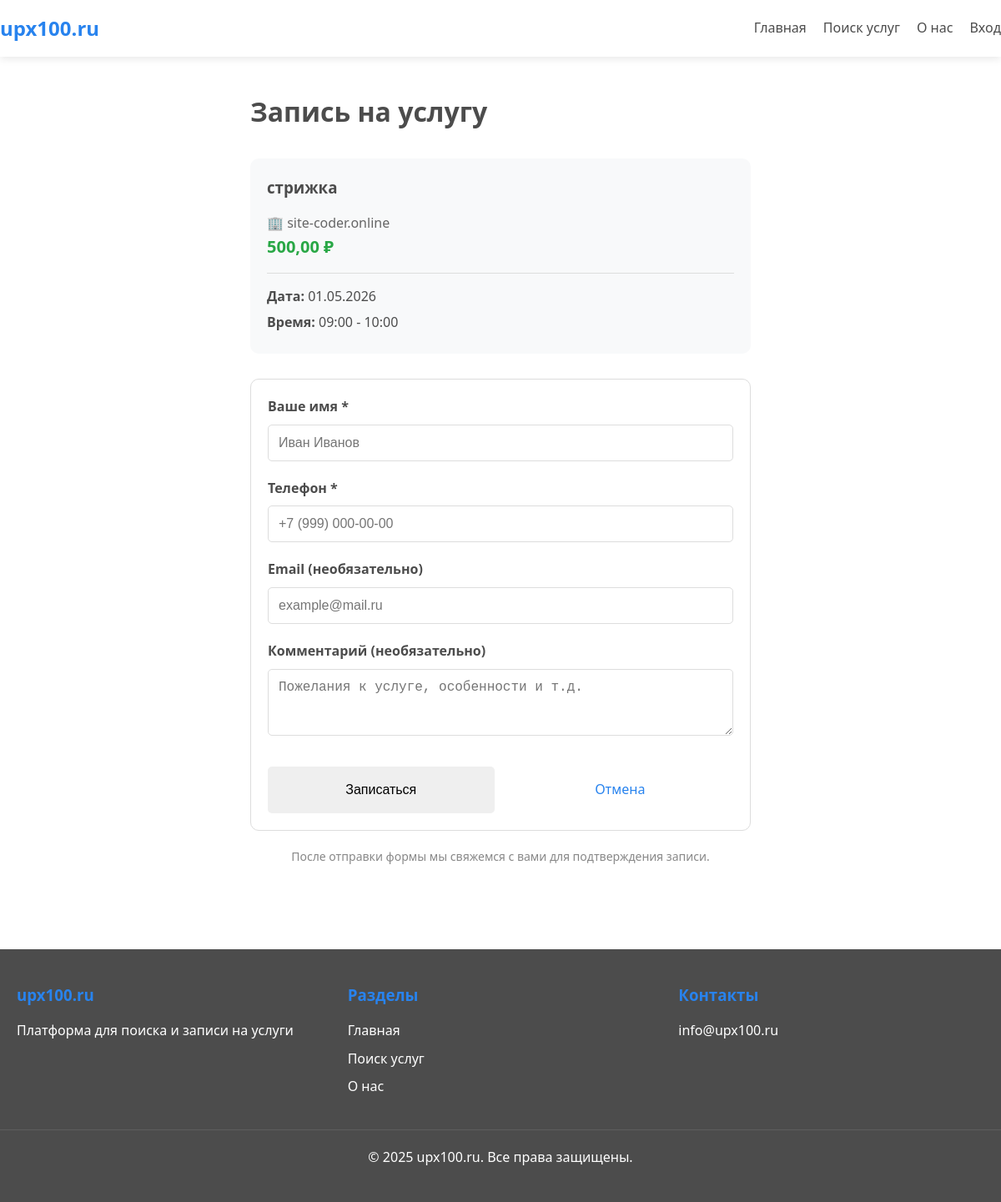
Page /client/service/2/book/?slot_id=421 on the committed database.
### business/models.py (models this page shows, shortened)
class Service(models.Model):
    STATUS_CHOICES = [
        ('draft', 'Черновик'),
        ('active', 'Активна'),
        ('inactive', 'Неактивна (неоплата)'),
        ('pending_payment', 'Ожидает оплаты'),
    ]
    company = models.ForeignKey(Company, on_delete=models.CASCADE, related_name='services', verbose_name="Компания")
    category = models.ForeignKey('companies.Category', on_delete=models.SET_NULL, null=True, blank=True,
                                  related_name='business_services', verbose_name="Категория")
    subcategory = models.ForeignKey('companies.Subcategory', on_delete=models.SET_NULL, null=True, blank=True,
                                  related_name='business_services', verbose_name="Подкатегория")
    employees = models.ManyToManyField(Employee, related_name='services', verbose_name="Сотрудники")
    name = models.CharField(max_length=200, verbose_name="Название услуги")
    description = models.TextField(blank=True, verbose_name="Описание")
    price = models.DecimalField(max_digits=10, decimal_places=2, verbose_name="Цена (руб)")
    duration = models.PositiveIntegerField(help_text="Длительность в минутах", verbose_name="Длительность (мин)", null=True, blank=True)
    photo = models.ImageField(upload_to='service_photos/', blank=True, null=True, verbose_name="Фото услуги")
    status = models.CharField(max_length=20, choices=STATUS_CHOICES, default='draft', verbose_name="Статус")
    created_at = models.DateTimeField(auto_now_add=True)
    updated_at = models.DateTimeField(auto_now=True)
    payment_amount = models.DecimalField(max_digits=10, decimal_places=2, default=0, verbose_name="Сумма оплаты (руб/мес)")
    payment_due_date = models.DateTimeField(null=True, blank=True, verbose_name="Дата окончания оплаты")
    last_payment_date = models.DateTimeField(null=True, blank=True, verbose_name="Дата последней оплаты")
    class Meta:
        verbose_name = "Услуга"
        verbose_name_plural = "Услуги"

class Company(models.Model):
    owner = models.OneToOneField(settings.AUTH_USER_MODEL, on_delete=models.CASCADE, related_name='company')
    name = models.CharField(max_length=200, verbose_name="Название компании")
    description = models.TextField(blank=True, verbose_name="Описание")
    logo = models.ImageField(upload_to='company_logos/', blank=True, null=True, verbose_name="Логотип")
    photo = models.ImageField(upload_to='company_photos/', blank=True, null=True, verbose_name="Фото компании")
    address = models.CharField(max_length=300, verbose_name="Адрес")
    latitude = models.DecimalField(max_digits=9, decimal_places=6, blank=True, null=True, verbose_name="Широта")
    longitude = models.DecimalField(max_digits=9, decimal_places=6, blank=True, null=True, verbose_name="Долгота")
    phone = models.CharField(max_length=20, blank=True, verbose_name="Телефон")
    email = models.EmailField(blank=True, verbose_name="Email")
    is_verified = models.BooleanField(default=False, verbose_name="Проверена модератором")
    created_at = models.DateTimeField(auto_now_add=True)
    updated_at = models.DateTimeField(auto_now=True)
    class Meta:
        verbose_name = "Компания"
        verbose_name_plural = "Компании"

class ServiceTimeSlot(models.Model):
    service = models.ForeignKey(Service, on_delete=models.CASCADE, related_name='time_slots', verbose_name="Услуга")
    employee = models.ForeignKey(Employee, on_delete=models.CASCADE, related_name='time_slots', verbose_name="Сотрудник", null=True)
    date = models.DateField(verbose_name="Дата")
    start_time = models.TimeField(verbose_name="Время начала")
    end_time = models.TimeField(verbose_name="Время окончания")
    is_booked = models.BooleanField(default=False, verbose_name="Забронировано")
    booking = models.ForeignKey('Booking', on_delete=models.SET_NULL, null=True, blank=True,
                                 related_name='time_slots', verbose_name="Бронирование")
    created_at = models.DateTimeField(auto_now_add=True)
    class Meta:
        verbose_name = "Временной слот"
        verbose_name_plural = "Временные слоты"
        unique_together = ['service', 'employee', 'date', 'start_time']
        ordering = ['date', 'start_time']

### client/views.py (the view, shortened to what this page needs)
# urls.py: path('service/<int:service_id>/book/', views.booking_create_view, name='booking_create'),
def booking_create_view(request, service_id):
    service = get_object_or_404(Service, pk=service_id, status='active', company__is_verified=True)
    slot_id = request.GET.get('slot_id')
    slot = None
    if slot_id:
        slot = get_object_or_404(ServiceTimeSlot, pk=slot_id, service=service, is_booked=False)
    context = {
        'service': service,
        'slot': slot,
        'employee': slot.employee if slot and slot.employee else None,
    }
    return render(request, 'client/booking_form.html', context)

### templates/client/booking_form.html (shortened to what this page needs)
{% extends 'base.html' %}
{% block content %}
<div class="container" style="padding: 40px 0; max-width: 600px;">
    <h1 style="margin-bottom: 30px;">Запись на услугу</h1>
    <div style="background: #f8f9fa; padding: 20px; border-radius: 10px; margin-bottom: 30px;">
        <h3 style="margin-bottom: 15px;">{{ service.name }}</h3>
        <p style="color: #666;">🏢 {{ service.company.name }}</p>
        <p style="font-size: 20px; font-weight: bold; color: #28a745;">{{ service.price }} ₽</p>
        {% if slot %}
            <div style="margin-top: 15px; padding-top: 15px; border-top: 1px solid #ddd;">
                <p style="margin-bottom: 5px;"><strong>Дата:</strong> {{ slot.date|date:"d.m.Y" }}</p>
                <p style="margin-bottom: 5px;"><strong>Время:</strong> {{ slot.start_time|date:"H:i" }} - {{ slot.end_time|date:"H:i" }}</p>
            </div>
        {% endif %}
    </div>
    <form method="post" style="background: #fff; padding: 20px; border: 1px solid #ddd; border-radius: 10px;">
        <div style="margin-bottom: 20px;">
            <label for="client_name" style="display: block; margin-bottom: 8px; font-weight: bold;">Ваше имя *</label>
            <input type="text" id="client_name" name="client_name" required
                   style="width: 100%; padding: 12px; border: 1px solid #ddd; border-radius: 5px; font-size: 16px;"
                   placeholder="Иван Иванов">
        </div>
        <div style="margin-bottom: 20px;">
            <label for="client_phone" style="display: block; margin-bottom: 8px; font-weight: bold;">Телефон *</label>
            <input type="tel" id="client_phone" name="client_phone" required
                   style="width: 100%; padding: 12px; border: 1px solid #ddd; border-radius: 5px; font-size: 16px;"
                   placeholder="+7 (999) 000-00-00">
        </div>
        <div style="margin-bottom: 20px;">
            <label for="client_email" style="display: block; margin-bottom: 8px; font-weight: bold;">Email (необязательно)</label>
            <input type="email" id="client_email" name="client_email"
                   style="width: 100%; padding: 12px; border: 1px solid #ddd; border-radius: 5px; font-size: 16px;"
                   placeholder="example@mail.ru">
        </div>
        <div style="margin-bottom: 20px;">
            <label for="notes" style="display: block; margin-bottom: 8px; font-weight: bold;">Комментарий (необязательно)</label>
            <textarea id="notes" name="notes" rows="3"
                      style="width: 100%; padding: 12px; border: 1px solid #ddd; border-radius: 5px; font-size: 16px;"
                      placeholder="Пожелания к услуге, особенности и т.д."></textarea>
        </div>
        <div style="display: flex; gap: 15px; margin-top: 30px;">
            <button type="submit" class="btn btn--primary" style="flex: 1; padding: 15px; font-size: 16px;">
                Записаться
            </button>
            <a href="{% url 'client:service_detail' service.pk %}" class="btn btn--outline" style="flex: 1; padding: 15px; font-size: 16px; text-align: center;">
                Отмена
            </a>
        </div>
    </form>
    <p style="margin-top: 20px; font-size: 14px; color: #888; text-align: center;">
        После отправки формы мы свяжемся с вами для подтверждения записи.
    </p>
</div>
{% endblock %}

### static/css/style.css (style rules this page uses)
:root { --color-white: #ffffff; --color-blue: #2883EE; --color-green: #6EC76A; --color-text: #4C4C4C; --color-bg: #ffffff; --color-border: #e0e0e0; }
* { margin: 0; padding: 0; box-sizing: border-box; }
body { font-family: 'Segoe UI', Tahoma, Geneva, Verdana, sans-serif; background-color: var(--color-bg); color: var(--color-text); line-height: 1.6; }
a { text-decoration: none; color: var(--color-blue); transition: color 0.3s ease; }
.container { max-width: 1200px; margin: 0 auto; padding: 0 20px; }
.btn { display: inline-block; padding: 12px 24px; border: none; border-radius: 5px; cursor: pointer; font-size: 16px; font-weight: 500; transition: all 0.3s ease; text-align: center; }

### rows in the picture
Service: name "стрижка", company.name "site-coder.online", price "500,00"
ServiceTimeSlot: date "01.05.2026", start_time "09:00", end_time "10:00"
